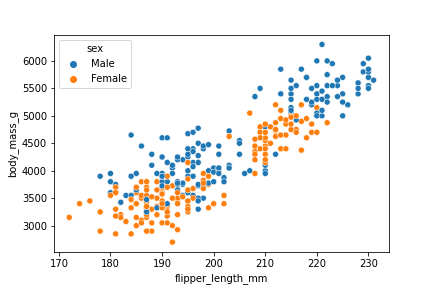

Generate this figure with Python:
import seaborn as sns
from matplotlib import pyplot as plt

df = sns.load_dataset("penguins")

# kürzere Notation mit pandas
df.plot.scatter(x="flipper_length_mm", y="body_mass_g")

# besserer Plot mit seaborn
plt.figure()
sns.scatterplot(
    data=df, 
    x="flipper_length_mm",
    y="body_mass_g",
    hue="sex",
)
plt.savefig("scatterplot.png")
